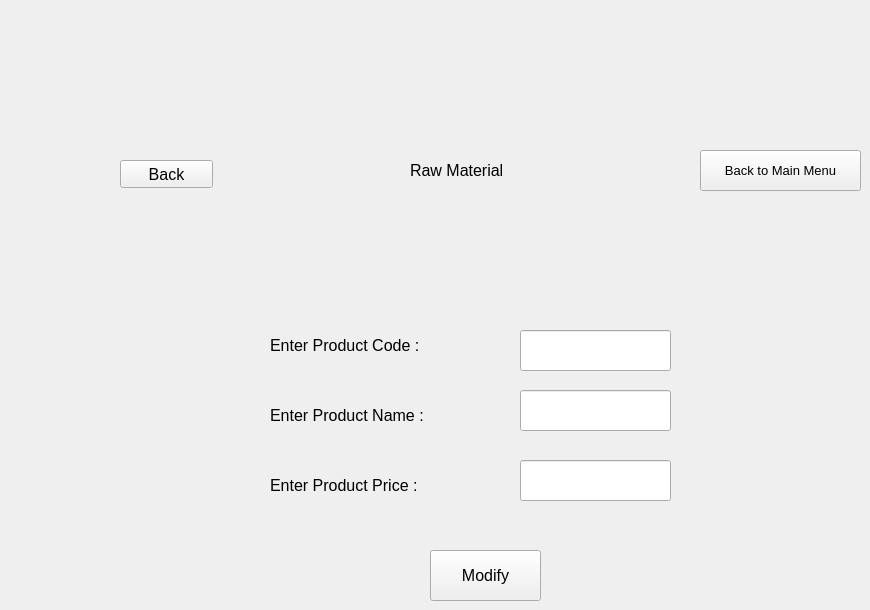
    <widget class="QWidget" name="new_rm_modify_2">
     <widget class="QLineEdit" name="new_rm_modify_product_name">
      <property name="geometry">
       <rect>
        <x>520</x>
        <y>390</y>
        <width>151</width>
        <height>41</height>
       </rect>
      </property>
      <property name="font">
       <font>
        <pointsize>12</pointsize>
       </font>
      </property>
     </widget>
     <widget class="QPushButton" name="pushButton_19">
      <property name="geometry">
       <rect>
        <x>700</x>
        <y>150</y>
        <width>161</width>
        <height>41</height>
       </rect>
      </property>
      <property name="font">
       <font>
        <pointsize>10</pointsize>
       </font>
      </property>
      <property name="text">
       <string>Back to Main Menu</string>
      </property>
     </widget>
     <widget class="QLabel" name="label_98">
      <property name="geometry">
       <rect>
        <x>270</x>
        <y>320</y>
        <width>201</width>
        <height>51</height>
       </rect>
      </property>
      <property name="font">
       <font>
        <pointsize>12</pointsize>
       </font>
      </property>
      <property name="text">
       <string>Enter Product Code :</string>
      </property>
     </widget>
     <widget class="QLabel" name="label_99">
      <property name="geometry">
       <rect>
        <x>410</x>
        <y>150</y>
        <width>151</width>
        <height>41</height>
       </rect>
      </property>
      <property name="font">
       <font>
        <pointsize>12</pointsize>
       </font>
      </property>
      <property name="text">
       <string>Raw Material</string>
      </property>
     </widget>
     <widget class="QLineEdit" name="new_rm_modify_product_price">
      <property name="geometry">
       <rect>
        <x>520</x>
        <y>460</y>
        <width>151</width>
        <height>41</height>
       </rect>
      </property>
      <property name="font">
       <font>
        <pointsize>12</pointsize>
       </font>
      </property>
     </widget>
     <widget class="QLabel" name="label_100">
      <property name="geometry">
       <rect>
        <x>270</x>
        <y>460</y>
        <width>201</width>
        <height>51</height>
       </rect>
      </property>
      <property name="font">
       <font>
        <pointsize>12</pointsize>
       </font>
      </property>
      <property name="text">
       <string>Enter Product Price : </string>
      </property>
     </widget>
     <widget class="QPushButton" name="rm_new_modify_confirm">
      <property name="geometry">
       <rect>
        <x>430</x>
        <y>550</y>
        <width>111</width>
        <height>51</height>
       </rect>
      </property>
      <property name="font">
       <font>
        <pointsize>12</pointsize>
       </font>
      </property>
      <property name="text">
       <string>Modify</string>
      </property>
     </widget>
     <widget class="QPushButton" name="back_add_rm_7">
      <property name="geometry">
       <rect>
        <x>120</x>
        <y>160</y>
        <width>93</width>
        <height>28</height>
       </rect>
      </property>
      <property name="font">
       <font>
        <pointsize>12</pointsize>
       </font>
      </property>
      <property name="text">
       <string>Back</string>
      </property>
     </widget>
     <widget class="QLabel" name="label_101">
      <property name="geometry">
       <rect>
        <x>270</x>
        <y>390</y>
        <width>201</width>
        <height>51</height>
       </rect>
      </property>
      <property name="font">
       <font>
        <pointsize>12</pointsize>
       </font>
      </property>
      <property name="text">
       <string>Enter Product Name : </string>
      </property>
     </widget>
     <widget class="QLineEdit" name="new_rm_modify_product_code">
      <property name="geometry">
       <rect>
        <x>520</x>
        <y>330</y>
        <width>151</width>
        <height>41</height>
       </rect>
      </property>
      <property name="font">
       <font>
        <pointsize>12</pointsize>
       </font>
      </property>
     </widget>
    </widget>
